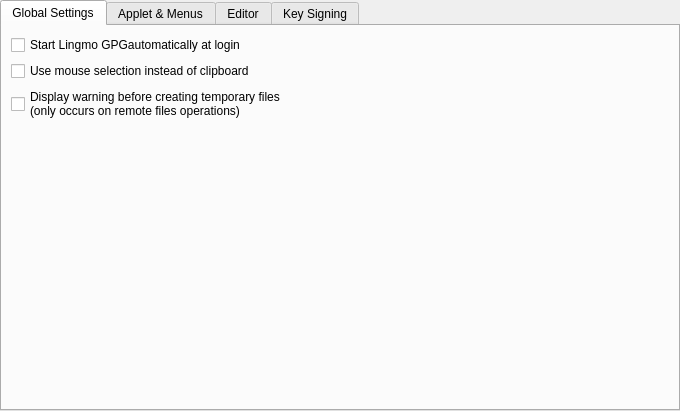
<?xml version="1.0" encoding="UTF-8"?>
<ui version="4.0">
 <class>MiscConf</class>
 <widget class="QWidget" name="MiscConf">
  <property name="geometry">
   <rect>
    <x>0</x>
    <y>0</y>
    <width>680</width>
    <height>411</height>
   </rect>
  </property>
  <layout class="QVBoxLayout">
   <property name="margin">
    <number>0</number>
   </property>
   <item>
    <widget class="QTabWidget" name="miscWidget">
     <property name="currentIndex">
      <number>0</number>
     </property>
     <widget class="QWidget" name="tabGlobal">
      <attribute name="title">
       <string>Global Settings</string>
      </attribute>
      <layout class="QVBoxLayout">
       <item>
        <layout class="QVBoxLayout">
         <item>
          <widget class="QCheckBox" name="kcfg_AutoStart">
           <property name="whatsThis">
            <string>&lt;qt&gt;&lt;b&gt;Start Lingmo GPGautomatically at Lingmo OS startup:&lt;/b&gt;&lt;br /&gt;
&lt;p&gt;If checked Lingmo GPGwill start automatically each time that Lingmo OS starts up.&lt;/p&gt;&lt;/qt&gt;</string>
           </property>
           <property name="text">
            <string>Start Lingmo GPGautomatically at login</string>
           </property>
           <property name="checked">
            <bool>false</bool>
           </property>
          </widget>
         </item>
         <item>
          <widget class="QCheckBox" name="kcfg_UseMouseSelection">
           <property name="minimumSize">
            <size>
             <width>0</width>
             <height>0</height>
            </size>
           </property>
           <property name="whatsThis">
            <string>&lt;qt&gt;&lt;b&gt;Use mouse selection instead of clipboard:&lt;/b&gt;&lt;br /&gt;
&lt;p&gt;If checked, clipboard operations in Lingmo GPGwill use the selection clipboard, that means highlighting a text to copy, and middle button (or right+left together) to paste. If this option is not checked, the clipboard will work with Key shortcuts (Ctrl-c, Ctrl-v).&lt;/p&gt;&lt;/qt&gt; </string>
           </property>
           <property name="text">
            <string>Use mouse selection instead of clipboard</string>
           </property>
          </widget>
         </item>
         <item>
          <widget class="QCheckBox" name="kcfg_RemoteFileWarn">
           <property name="minimumSize">
            <size>
             <width>0</width>
             <height>0</height>
            </size>
           </property>
           <property name="whatsThis">
            <string>&lt;qt&gt;&lt;b&gt;Display warning before creating temporary files:&lt;/b&gt;&lt;br /&gt;
&lt;p&gt;&lt;/p&gt;&lt;/qt&gt;</string>
           </property>
           <property name="text">
            <string>Display warning before creating temporary files
(only occurs on remote files operations)</string>
           </property>
          </widget>
         </item>
        </layout>
       </item>
       <item>
        <spacer>
         <property name="orientation">
          <enum>Qt::Vertical</enum>
         </property>
         <property name="sizeHint" stdset="0">
          <size>
           <width>20</width>
           <height>40</height>
          </size>
         </property>
        </spacer>
       </item>
      </layout>
     </widget>
     <widget class="QWidget" name="tabApplet">
      <attribute name="title">
       <string>Applet &amp;&amp; Menus</string>
      </attribute>
      <layout class="QVBoxLayout">
       <item>
        <widget class="QGroupBox" name="groupBox11">
         <property name="title">
          <string>Konqueror Service Menus</string>
         </property>
         <layout class="QVBoxLayout">
          <item>
           <layout class="QHBoxLayout">
            <item>
             <widget class="QLabel" name="textLabel1">
              <property name="sizePolicy">
               <sizepolicy hsizetype="Minimum" vsizetype="Fixed">
                <horstretch>0</horstretch>
                <verstretch>0</verstretch>
               </sizepolicy>
              </property>
              <property name="whatsThis">
               <string>&lt;qt&gt;&lt;b&gt;Sign file service menu:&lt;/b&gt;&lt;br /&gt;
&lt;p&gt;&lt;/p&gt;
&lt;/qt&gt;</string>
              </property>
              <property name="text">
               <string>Sign file service menu:</string>
              </property>
              <property name="wordWrap">
               <bool>false</bool>
              </property>
             </widget>
            </item>
            <item>
             <widget class="QComboBox" name="kcfg_SignMenu">
              <property name="sizePolicy">
               <sizepolicy hsizetype="Minimum" vsizetype="Fixed">
                <horstretch>0</horstretch>
                <verstretch>0</verstretch>
               </sizepolicy>
              </property>
              <item>
               <property name="text">
                <string>Disable</string>
               </property>
              </item>
              <item>
               <property name="text">
                <string>Enable with All Files</string>
               </property>
              </item>
             </widget>
            </item>
           </layout>
          </item>
          <item>
           <layout class="QHBoxLayout">
            <item>
             <widget class="QLabel" name="textLabel1_3">
              <property name="sizePolicy">
               <sizepolicy hsizetype="Minimum" vsizetype="Fixed">
                <horstretch>0</horstretch>
                <verstretch>0</verstretch>
               </sizepolicy>
              </property>
              <property name="whatsThis">
               <string>&lt;qt&gt;&lt;b&gt;Decrypt file service menu:&lt;/b&gt;&lt;br /&gt;
&lt;p&gt;&lt;/p&gt;
&lt;/qt&gt;</string>
              </property>
              <property name="text">
               <string>Decrypt file service menu:</string>
              </property>
              <property name="wordWrap">
               <bool>false</bool>
              </property>
             </widget>
            </item>
            <item>
             <widget class="QComboBox" name="kcfg_DecryptMenu">
              <item>
               <property name="text">
                <string>Disable</string>
               </property>
              </item>
              <item>
               <property name="text">
                <string>Enable with All Files</string>
               </property>
              </item>
              <item>
               <property name="text">
                <string>Enable with Encrypted Files</string>
               </property>
              </item>
             </widget>
            </item>
           </layout>
          </item>
         </layout>
        </widget>
       </item>
       <item>
        <widget class="QGroupBox" name="groupBox3">
         <property name="title">
          <string>System Tray Applet</string>
         </property>
         <layout class="QVBoxLayout">
          <item>
           <widget class="QCheckBox" name="kcfg_ShowSystray">
            <property name="whatsThis">
             <string>&lt;qt&gt;&lt;b&gt;Show system tray icon:&lt;/b&gt;&lt;br /&gt;
&lt;p&gt;If checked Lingmo GPGwill minimize to an icon in the system tray.&lt;/p&gt;&lt;/qt&gt;</string>
            </property>
            <property name="text">
             <string>Show system tray icon</string>
            </property>
            <property name="checked">
             <bool>true</bool>
            </property>
           </widget>
          </item>
          <item>
           <layout class="QHBoxLayout">
            <item>
             <widget class="QLabel" name="textLabel1_2">
              <property name="text">
               <string>Left mouse click opens:</string>
              </property>
              <property name="wordWrap">
               <bool>false</bool>
              </property>
             </widget>
            </item>
            <item>
             <widget class="QComboBox" name="kcfg_LeftClick">
              <property name="sizePolicy">
               <sizepolicy hsizetype="MinimumExpanding" vsizetype="Fixed">
                <horstretch>0</horstretch>
                <verstretch>0</verstretch>
               </sizepolicy>
              </property>
              <item>
               <property name="text">
                <string>Key Manager</string>
               </property>
              </item>
              <item>
               <property name="text">
                <string>Editor</string>
               </property>
              </item>
             </widget>
            </item>
           </layout>
          </item>
         </layout>
        </widget>
       </item>
       <item>
        <spacer>
         <property name="orientation">
          <enum>Qt::Vertical</enum>
         </property>
         <property name="sizeHint" stdset="0">
          <size>
           <width>20</width>
           <height>40</height>
          </size>
         </property>
        </spacer>
       </item>
      </layout>
     </widget>
     <widget class="QWidget" name="tabEditor">
      <attribute name="title">
       <string>Editor</string>
      </attribute>
      <layout class="QVBoxLayout" name="verticalLayout">
       <item>
        <layout class="QHBoxLayout" name="horizontalLayout">
         <item>
          <widget class="QLabel" name="label">
           <property name="text">
            <string>Recent files</string>
           </property>
          </widget>
         </item>
         <item>
          <widget class="QSpinBox" name="kcfg_RecentFiles"/>
         </item>
        </layout>
       </item>
       <item>
        <spacer name="verticalSpacer">
         <property name="orientation">
          <enum>Qt::Vertical</enum>
         </property>
         <property name="sizeHint" stdset="0">
          <size>
           <width>20</width>
           <height>40</height>
          </size>
         </property>
        </spacer>
       </item>
      </layout>
     </widget>
     <widget class="QWidget" name="tabSigning">
      <attribute name="title">
       <string>Key Signing</string>
      </attribute>
      <layout class="QVBoxLayout" name="verticalLayout_2">
       <item>
        <layout class="QHBoxLayout" name="horizontalLayout_2">
         <item>
          <widget class="QLabel" name="label_2">
           <property name="whatsThis">
            <string>Here you can define how User Ids that do not contain an email address (like Photo Ids) are sent to the key owner. You can choose to either send them with every other User Id you signed, only with the first Id you signed or to not send them at all.</string>
           </property>
           <property name="text">
            <string>Mailing of User Ids without Email Addresses</string>
           </property>
          </widget>
         </item>
         <item>
          <widget class="QComboBox" name="kcfg_MailUats">
           <item>
            <property name="text">
             <string>Send with every Email</string>
            </property>
           </item>
           <item>
            <property name="text">
             <string>Send only with first Email</string>
            </property>
           </item>
           <item>
            <property name="text">
             <string>Do not send</string>
            </property>
           </item>
          </widget>
         </item>
        </layout>
       </item>
       <item>
        <widget class="QGroupBox" name="groupBox">
         <property name="title">
          <string>Email template</string>
         </property>
         <layout class="QVBoxLayout" name="verticalLayout_3">
          <item>
           <widget class="KTextEdit" name="EmailTemplateEdit">
            <property name="whatsThis">
             <string>This is the text of the email sent by the &quot;Sign and Mail User ID&quot; action.

The placeholders surrounded by the percent signs (like %KEYID%) will be replaced with the corresponding text for every single mail.</string>
            </property>
           </widget>
          </item>
         </layout>
        </widget>
       </item>
      </layout>
     </widget>
    </widget>
   </item>
  </layout>
 </widget>
 <customwidgets>
  <customwidget>
   <class>KTextEdit</class>
   <extends>QTextEdit</extends>
   <header>ktextedit.h</header>
  </customwidget>
 </customwidgets>
 <resources/>
 <connections/>
</ui>
